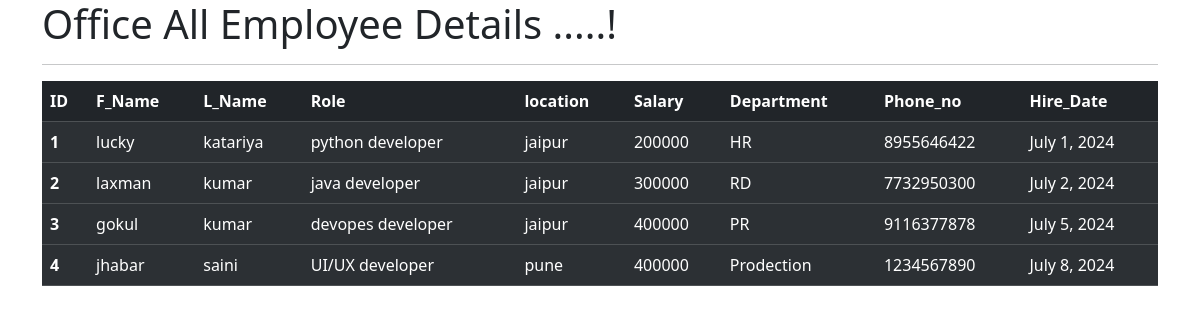
Page /all_emps on the committed database.
### emps/models.py (models this page shows, shortened)
class Employee(models.Model):
    fname = models.CharField(max_length=232 , null=False)
    lname = models.CharField(max_length=232)
    dept = models.ForeignKey(Department , on_delete=models.CASCADE)
    salary = models.IntegerField(default=0)
    role = models.ForeignKey(Role , on_delete=models.CASCADE)
    phone = models.IntegerField(default=1234567890)
    hire_date = models.DateField()

class Role(models.Model):
    name = models.CharField(max_length=121 , null=False)

class Department(models.Model):
    name = models.CharField(max_length=121 , null=False)
    location = models.CharField(max_length=121)

### emps/views.py (the view)
# urls.py: path("all_emps",views.all_emps , name = "all_emps"),
def all_emps(request):
    emps = Employee.objects.all()
    context = {
        "emps": emps
    }
    return render(request, "all_emps.html", context)

### emps/templates/all_emps.html (shortened to what this page needs)
<!DOCTYPE html>
<html lang="en">
<head>
    <link href="https://cdn.jsdelivr.net/npm/bootstrap@5.3.3/dist/css/bootstrap.min.css" rel="stylesheet">
</head>
<body>
    <div class="container">
        <h1>Office All Employee Details .....!</h1>
        <hr>
        <table class="table table-dark table-striped">
            <thead>
                <tr>
                    <th scope="col">ID</th>
                    <th scope="col">F_Name</th>
                    <th scope="col">L_Name</th>
                    <th scope="col">Role</th>
                    <th scope="col">location</th>
                    <th scope="col">Salary</th>
                    <th scope="col">Department</th>
                    <th scope="col">Phone_no</th>
                    <th scope="col">Hire_Date</th>
                </tr>
            </thead>
            {% for emp in emps %}
            <tbody>
                <tr>
                    <th scope="row">{{emp.id}}</th>
                    <td>{{emp.fname}}</td>
                    <td>{{emp.lname}}</td>
                    <td>{{emp.role.name}}</td>
                    <td>{{emp.dept.location}}</td>
                    <td>{{emp.salary}}</td>
                    <td>{{emp.dept.name}}</td>
                    <td>{{emp.phone}}</td>
                    <td>{{emp.hire_date}}</td>
                </tr>
            </tbody>
            {%endfor%}
        </table>
    </div>
</body>
</html>

### rows in the picture
Employee: id "1", fname "lucky", lname "katariya", role.name "python developer", dept.location "jaipur", salary "200000", dept.name "HR", phone "8955646422", hire_date "July 1, 2024"
Employee: id "2", fname "laxman", lname "kumar", role.name "java developer", dept.location "jaipur", salary "300000", dept.name "RD", phone "7732950300", hire_date "July 2, 2024"
Employee: id "3", fname "gokul", lname "kumar", role.name "devopes developer", dept.location "jaipur", salary "400000", dept.name "PR", phone "9116377878", hire_date "July 5, 2024"
Employee: id "4", fname "jhabar", lname "saini", role.name "UI/UX developer", dept.location "pune", salary "400000", dept.name "Prodection", phone "1234567890", hire_date "July 8, 2024"
